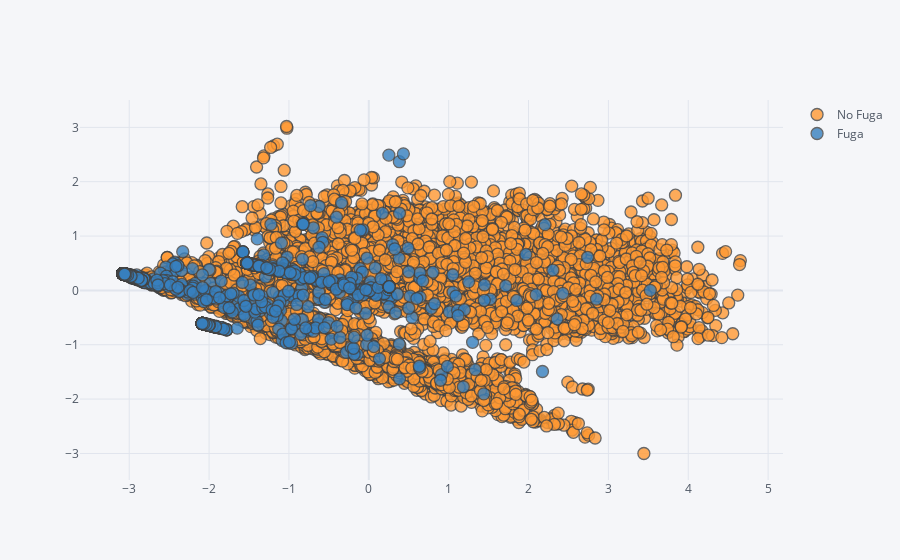

This figure's notebook cell:
### Code cell
Xp.iplot(kind='scatter',x='d1',y='d2',categories=tgt[0],mode='markers')

### Figure 1 — Plotly figure (JSON) as saved in the notebook; plotly's stock layout.template omitted (floating-point values rounded to 4 significant figures; data arrays with more than 128 entries replaced by an {"elided": "..."} marker saying what was removed)
{"data": [{"marker": {"color": "rgba(255, 153, 51, 1.0)", "line": {"width": 1.3}, "opacity": 0.8, "size": 12, "symbol": "circle"}, "mode": "markers", "name": "No Fuga", "textfont": {"color": "#4D5663"}, "type": "scatter", "x": {"elided": "9139 float values"}, "y": {"elided": "9139 float values"}}, {"marker": {"color": "rgba(55, 128, 191, 1.0)", "line": {"width": 1.3}, "opacity": 0.8, "size": 12, "symbol": "circle"}, "mode": "markers", "name": "Fuga", "textfont": {"color": "#4D5663"}, "type": "scatter", "x": {"elided": "1777 float values"}, "y": {"elided": "1777 float values"}}], "layout": {"legend": {"bgcolor": "#F5F6F9", "font": {"color": "#4D5663"}}, "paper_bgcolor": "#F5F6F9", "plot_bgcolor": "#F5F6F9", "title": {"font": {"color": "#4D5663"}}, "xaxis": {"gridcolor": "#E1E5ED", "showgrid": true, "tickfont": {"color": "#4D5663"}, "title": {"font": {"color": "#4D5663"}, "text": ""}, "zerolinecolor": "#E1E5ED"}, "yaxis": {"gridcolor": "#E1E5ED", "showgrid": true, "tickfont": {"color": "#4D5663"}, "title": {"font": {"color": "#4D5663"}, "text": ""}, "zerolinecolor": "#E1E5ED"}}}
